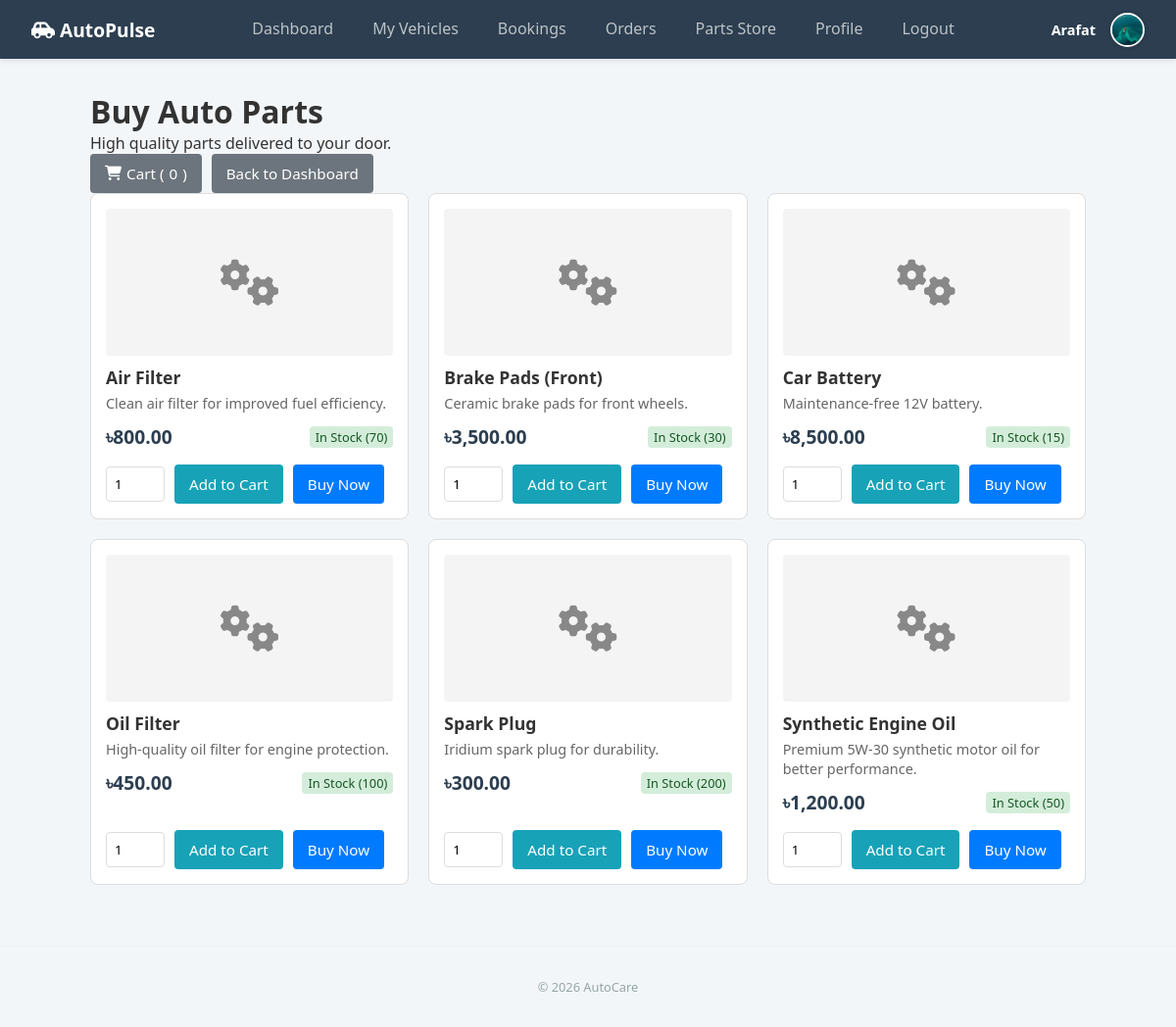
Page /CarOwner/view/car_owner/buy_parts.php (signed in) on the committed database.
### tables this page shows
CREATE TABLE `parts` (
  `id` int(11) NOT NULL,
  `name` varchar(100) NOT NULL,
  `description` text DEFAULT NULL,
  `price` decimal(10,2) NOT NULL,
  `stock` int(11) DEFAULT 100,
  `image_url` varchar(255) DEFAULT NULL,
  `created_at` timestamp NOT NULL DEFAULT current_timestamp()
);

### CarOwner/model/PartsModel.php (called while the page is built, shortened)
<?php
require_once __DIR__ . "/../config/db.php";
function getAllParts()
{
    global $conn;
    try {
        $stmt = $conn->query("SELECT * FROM parts WHERE stock > 0 ORDER BY name ASC");
        return $stmt->fetchAll(PDO::FETCH_ASSOC);
    } catch (PDOException $e) {
        error_log("Error fetching parts: " . $e->getMessage());
        return [];
    }
}

### CarOwner/controller/PartsController.php (called while the page is built, shortened)
<?php
require_once __DIR__ . "/../model/PartsModel.php";
function getPartsForView()
{
    return getAllParts();
}

### CarOwner/view/car_owner/buy_parts.php (the view, shortened to what this page needs)
<?php
require_once __DIR__ . "/../../controller/PartsController.php";
$parts = getPartsForView();
$cartCount = isset($_SESSION['cart']) ? count($_SESSION['cart']) : 0;
$page = "buy_parts";
include_once __DIR__ . "/../layout/header.php";
?>
<link rel="stylesheet" href="<?= BASE_URL ?>/assets/css/buy_parts.css">
<div class="page-header">
    <div class="welcome-msg">
        <h1>Buy Auto Parts</h1>
        <p>High quality parts delivered to your door.</p>
    </div>
    <div class="header-actions">
        <a href="cart.php" class="btn-secondary cart-btn">
            <i class="fa-solid fa-cart-shopping"></i> Cart (<span id="cartCount"><?= $cartCount ?></span>)
        </a>
        <button class="btn-secondary" onclick="location.href='dashboard.php'">Back to Dashboard</button>
    </div>
</div>
<div class="content-area">
    <div class="parts-grid">
        <?php foreach ($parts as $part): ?>
            <div class="part-card">
                <div class="part-image">
                    <?php if (!empty($part['image_url'])): ?>
                        <img src="<?= htmlspecialchars($part['image_url']) ?>" alt="<?= htmlspecialchars($part['name']) ?>">
                    <?php else: ?>
                        <i class="fa-solid fa-gears fa-3x"></i>
                    <?php endif; ?>
                </div>
                <div class="part-details">
                    <h3><?= htmlspecialchars($part['name']) ?></h3>
                    <p><?= htmlspecialchars($part['description']) ?></p>
                    <div class="part-meta">
                        <span class="price">৳<?= number_format($part['price'], 2) ?></span>
                        <?php if ($part['stock'] > 0): ?>
                            <span class="stock in-stock">In Stock (<?= $part['stock'] ?>)</span>
                        <?php else: ?>
                            <span class="stock out-of-stock">Out of Stock</span>
                        <?php endif; ?>
                    </div>
                </div>
                <div class="part-actions">
                    <?php if ($part['stock'] > 0): ?>
                        <div class="qty-input">
                            <input type="number" id="qty_<?= $part['id'] ?>" value="1" min="1" max="<?= $part['stock'] ?>">
                        </div>
                        <button class="btn-cart" onclick="addToCart(<?= $part['id'] ?>)">Add to Cart</button>
                        <button class="btn-main" onclick="buyNow(<?= $part['id'] ?>)">Buy Now</button>
                    <?php else: ?>
                        <button class="btn-secondary" disabled>Unavailable</button>
                    <?php endif; ?>
                </div>
            </div>
        <?php endforeach; ?>
    </div>
</div>
<?php include_once __DIR__ . "/../layout/footer.php"; ?>

### CarOwner/view/layout/header.php (shortened to what this page needs)
<!DOCTYPE html>
<html lang="en">
<head>
    <link rel="stylesheet" href="https://cdnjs.cloudflare.com/ajax/libs/font-awesome/6.4.0/css/all.min.css">
    <link rel="stylesheet" href="<?= BASE_URL ?>/assets/css/layout.css">
    <link rel="stylesheet" href="<?= BASE_URL ?>/assets/css/<?= $page ?>.css">
</head>
<body>
    <nav class="navbar">
        <div class="brand">
            <a href="/WIP/AutoPulse/Guest/public/index.php" style="color: inherit; text-decoration: none;">
                <i class="fa-solid fa-car-side"></i> AutoPulse
            </a>
        </div>
        <ul class="nav-links" id="nav-list">
            <li><a href="dashboard.php" class="<?= $page == 'dashboard' ? 'active' : '' ?>">Dashboard</a></li>
            <li><a href="vehicles.php" class="<?= $page == 'vehicles' ? 'active' : '' ?>">My Vehicles</a></li>
            <li><a href="booking_history.php" class="<?= $page == 'bookings' ? 'active' : '' ?>">Bookings</a></li>
            <li><a href="orders.php" class="<?= $page == 'orders' ? 'active' : '' ?>">Orders</a></li>
            <li><a href="buy_parts.php" class="<?= $page == 'parts' ? 'active' : '' ?>">Parts Store</a></li>
            <li><a href="profile.php" class="<?= $page == 'profile' ? 'active' : '' ?>">Profile</a></li>
            <li><a href="/WIP/AutoPulse/Guest/public/index.php?page=logout">Logout</a></li>
        </ul>
        <div class="user-section">
            <span
                style="color: white; font-weight: 600; font-size: 0.9rem;"><?= htmlspecialchars($_SESSION['user_name'] ?? 'Guest') ?></span>
            <?php if (isset($_SESSION['profile_picture']) && !empty($_SESSION['profile_picture'])): ?>
                <img src="<?= BASE_URL ?>/../../<?= htmlspecialchars($_SESSION['profile_picture']) ?>" alt="Profile"
                    class="nav-profile-pic">
            <?php else: ?>
                <div class="profile-icon"><i class="fa-solid fa-user"></i></div>
            <?php endif; ?>
        </div>
    </nav>
    <div class="container">

### CarOwner/view/layout/footer.php (shortened to what this page needs)
</div>
<footer style="text-align:center;padding:2rem;color:#95a5a6;font-size:0.8rem;border-top:1px solid #eee;margin-top:auto;">
    &copy; <?= date('Y') ?> AutoCare
</footer>
</body>
</html>

### CarOwner/view/assets/css/layout.css (style rules this page uses)
* { box-sizing: border-box; margin: 0; padding: 0; font-family: 'Segoe UI', Tahoma, Geneva, Verdana, sans-serif; }
body { background-color: #f3f6f9; color: #333333; min-height: 100vh; display: flex; flex-direction: column; }
a { text-decoration: none; color: inherit; transition: 0.2s; }
ul { list-style: none; }
.navbar { background-color: #2c3e50; color: #ffffff; height: 60px; padding: 0 2rem; display: flex; align-items: center; justify-content: space-between; box-shadow: 0 2px 5px rgba(0, 0, 0, 0.1); position: sticky; top: 0; z-index: 1000; }
.brand { font-size: 1.2rem; font-weight: bold; display: flex; align-items: center; gap: 10px; }
.nav-links { display: flex; height: 100%; gap: 20px; align-items: center; }
.nav-links a { color: #bdc3c7; padding: 0 10px; border-bottom: 3px solid transparent; display: flex; align-items: center; }
.user-section { display: flex; align-items: center; gap: 15px; }
.nav-profile-pic { width: 35px; height: 35px; border-radius: 50%; object-fit: cover; border: 2px solid #fff; box-shadow: 0 0 5px rgba(0, 0, 0, 0.2); }
.container { max-width: 1500px; width: 90%; margin: 0 auto; padding: 2rem; flex: 1; }
footer { text-align: center; padding: 2rem; color: #95a5a6; font-size: 0.8rem; border-top: 1px solid #eeeeee; }

### CarOwner/view/assets/css/buy_parts.css (style rules this page uses)
.parts-grid { display: grid; grid-template-columns: repeat(auto-fill, minmax(280px, 1fr)); gap: 20px; margin-bottom: 30px; }
.part-card { background: #fff; border: 1px solid #ddd; border-radius: 8px; padding: 15px; transition: transform 0.2s, box-shadow 0.2s; display: flex; flex-direction: column; }
.part-image { width: 100%; height: 150px; object-fit: cover; background-color: #f4f4f4; border-radius: 4px; margin-bottom: 10px; display: flex; align-items: center; justify-content: center; color: #888; }
.part-details h3 { margin: 0 0 5px; font-size: 1.1rem; color: #333; }
.part-details p { font-size: 0.9rem; color: #666; margin: 0 0 10px; line-height: 1.4; flex-grow: 1; }
.part-meta { display: flex; justify-content: space-between; align-items: center; margin-top: auto; margin-bottom: 15px; }
.price { font-weight: bold; color: #2c3e50; font-size: 1.2rem; }
.stock { font-size: 0.8rem; padding: 2px 6px; border-radius: 4px; }
.stock.in-stock { background-color: #d4edda; color: #155724; }
.part-actions { display: flex; gap: 10px; align-items: center; margin-top: auto; flex-wrap: wrap; }
.qty-input input { width: 60px; padding: 8px; border: 1px solid #ddd; border-radius: 4px; }
.btn-main, .btn-secondary, .btn-cart { padding: 10px 15px; border: none; border-radius: 4px; cursor: pointer; text-decoration: none; font-size: 0.95rem; display: inline-flex; align-items: center; justify-content: center; gap: 5px; transition: background-color 0.2s; color: white; }
.btn-main { background-color: #007bff; }
.btn-secondary { background-color: #6c757d; }
.btn-cart { background-color: #17a2b8; }
.header-actions { display: flex; gap: 10px; align-items: center; flex-wrap: wrap; }
.cart-btn { display: flex; align-items: center; gap: 5px; }

### rows in the picture
parts: name "Air Filter", description "Clean air filter for improved fuel efficiency.", price "800.00", stock "70"
parts: name "Brake Pads (Front)", description "Ceramic brake pads for front wheels.", price "3,500.00", stock "30"
parts: name "Car Battery", description "Maintenance-free 12V battery.", price "8,500.00", stock "15"
parts: name "Oil Filter", description "High-quality oil filter for engine protection.", price "450.00", stock "100"
parts: name "Spark Plug", description "Iridium spark plug for durability.", price "300.00", stock "200"
parts: name "Synthetic Engine Oil", description "Premium 5W-30 synthetic motor oil for better performance.", price "1,200.00", stock "50", id "1"

### other values in the picture
$_SESSION['user_name'] "Arafat"
$cartCount "0"
